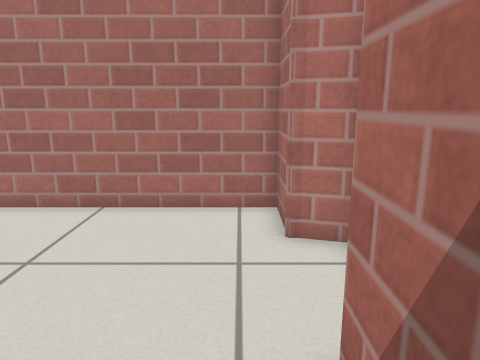
View 1 (above)

19 first-person views from a walk through a world built for the Gazebo simulator. The camera is 0.72 m above the floor, tilts 12° down and sees 70° across. Floor lines are 1 m apart. The floor is counted in squares, 0.25 m on a side. Each view is taken from the middle of a square. On the plan, view 1 faces up. The plan holds only what a view shows up to about 20 squares ahead; the rest is blank. The place goes on beyond the plan. Gazebo's built-in surfaces are drawn with simple patterns.

View 2
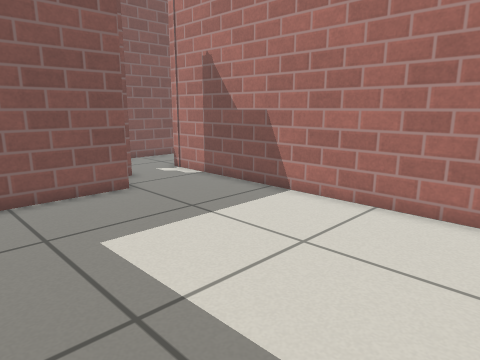

View 3
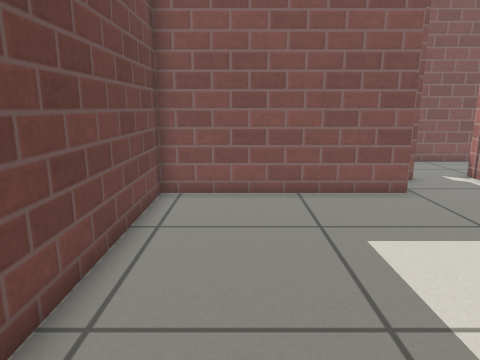

View 4
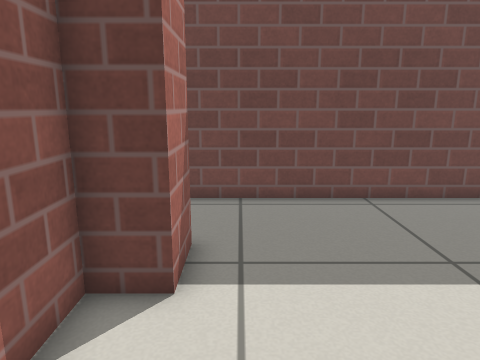

View 5
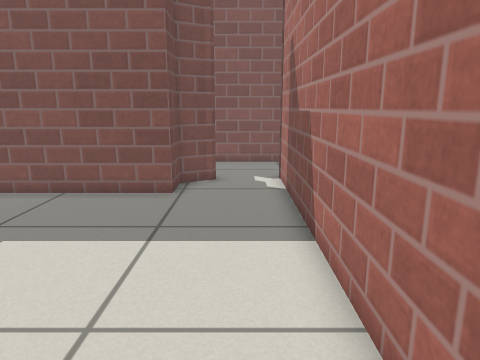

View 6
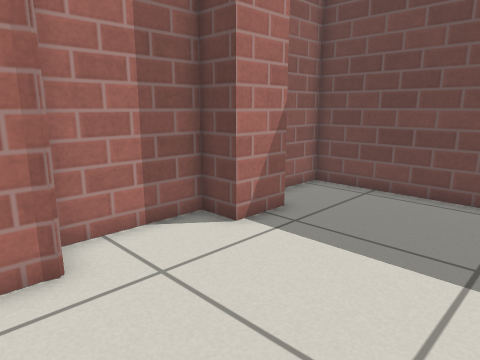

View 7
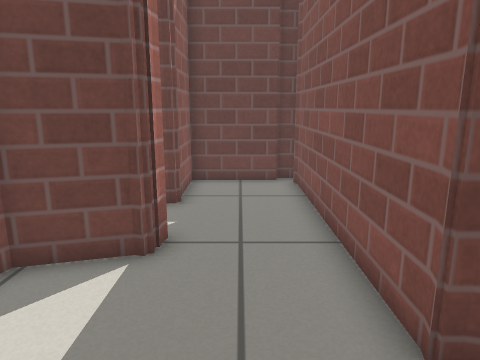

View 8
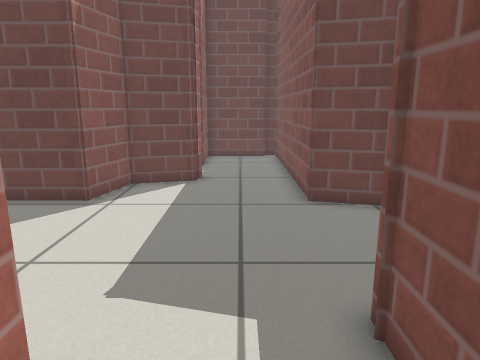

View 9
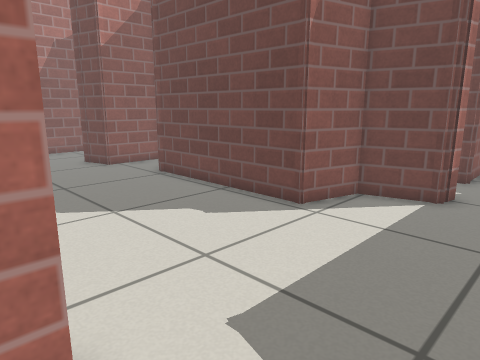

View 10
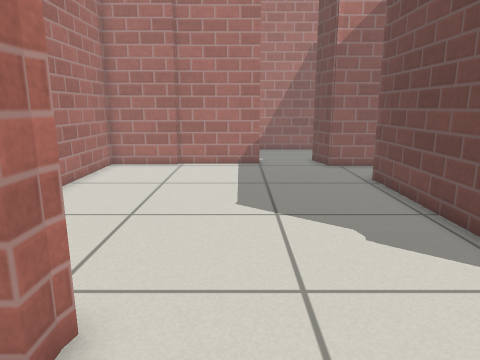

View 11
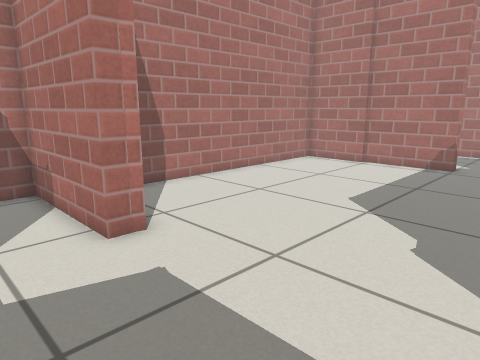

View 12
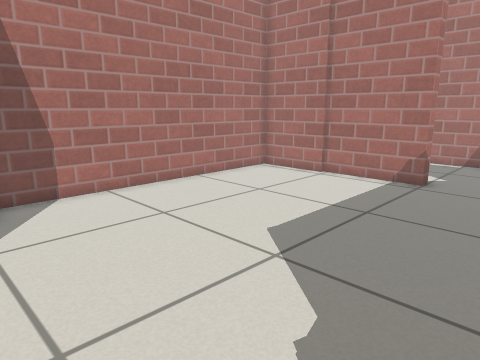

View 13
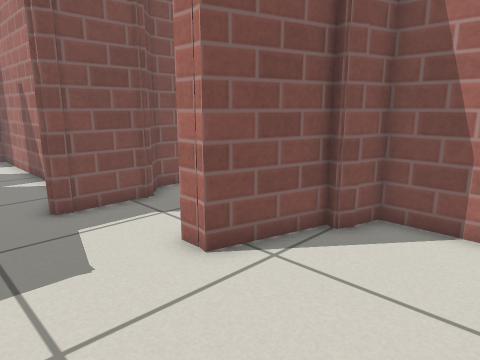

View 14
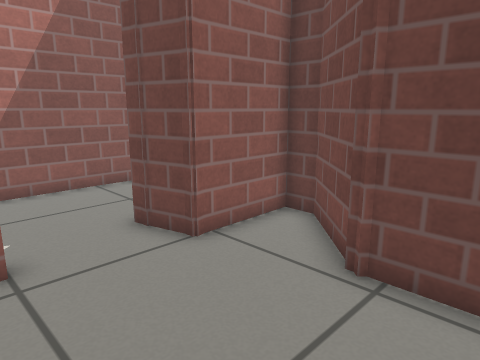

View 15
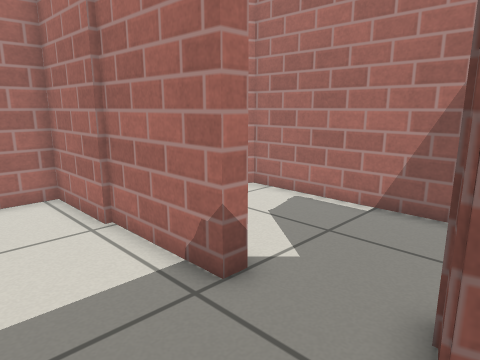

View 16
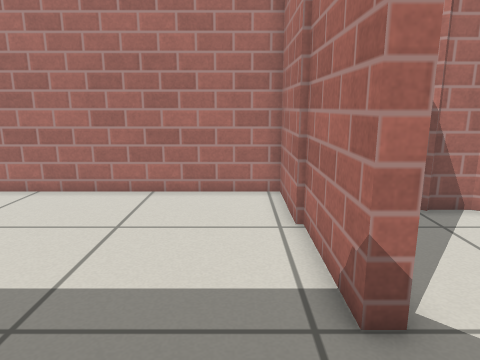

View 17
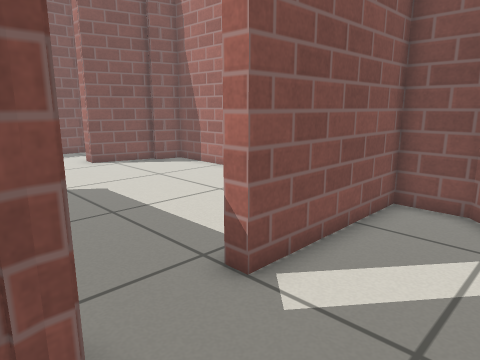

View 18
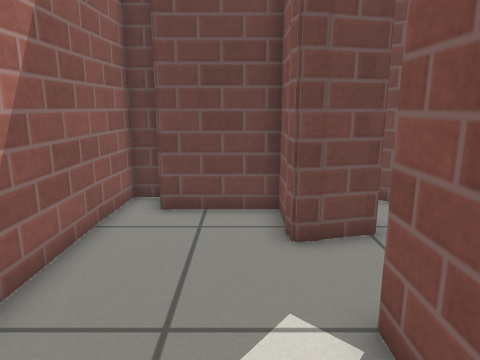

View 19
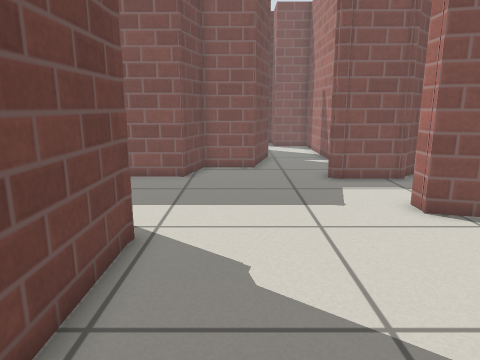

### Floor plan
Points are (right, up) in squares from view 1. A wall is a line through its corners. A room is listed if a view was taken in it or the views show most of it. See-through windows are left out.
Room 1 (views 1, 2, 3, 4, 5, 6)
walls: (-14.1, 6.9) (-13.6, 6.9) (-12.9, 5.7) (-11.4, 5.7) (-11.4, -2.7) (2.4, -2.7) (2.4, -0.6); (-14.3, 6.7) (-13.7, 7); (1, 1) (1, 3.1) (2.4, 3.1) (2.4, 7) (1, 7.3) (1, 9.7) (-14.3, 9.7) (-14.3, 10.5); (-14.4, 9.7) (-14.2, 10.6); (-17.5, 3.5) (-14, 3.5) (-14, 6.1); (-18.2, 11.4) (-18.2, 4)
ways out: opening at (-16, 10.5) to room 2
Room 2 (views 7, 8, 9, 10, 11)
walls: (-17.7, 20.2) (-18, 19.6); (-17.8, 22.4) (-17.8, 19.8); (-14, 21.2) (-14, 26.5); (-18.8, 24.5) (-18.8, 23.6) (-17.6, 22.4); (-20.6, 14.3) (-18.2, 13.6) (-18.2, 11.4); (-14.3, 10.5) (-11.8, 11.2) (-11.6, 12.2)
ways out: opening at (-16, 10.5) to room 1; opening at (-13.5, 16.5) to room 3
Room 3 (views 12, 13, 14, 15, 16, 19)
walls: (-3.6, 13.8) (-1.1, 11.2) (-0.1, 11.2) (-0.1, 14.6); (-13.4, 21.2) (-14, 21.2); (-11.6, 24.7) (-11.9, 24.2) (-12.2, 24.3) (-13.1, 21.1) (-13.5, 21.2); (0.6, 18) (0.6, 22.2); (0.4, 22.1) (0.4, 25.6) (-11.5, 25.6) (-11.8, 24.2); (-11.6, 12.2) (-11.2, 13.6) (-3.6, 13.6); (0.1, 14.4) (1.3, 14.7); (0, 14.1) (-0.2, 14.6)
ways out: opening at (-13.5, 16.5) to room 2; opening at (1, 16.5) to room 4
Room 4 (views 17, 18)
walls: (1.5, 14.8) (1.9, 14.9) (1.9, 12.5) (5.4, 12.5); (1.2, 14.9) (1.8, 14.9) (2, 14.4); (3.2, 24.4) (1.2, 24.4) (1.2, 18) (0.6, 18); (5.5, 11.2) (6.6, 11.2) (6.6, 22.8) (5.6, 23.4) (4.4, 23.4)
ways out: opening at (1, 16.5) to room 3

Where each view was taken, in squares from view 1:
view 1: 0 up, 0 right, facing up
view 2: 0 up, 0 right, facing up-left
view 3: 0 up, 0 right, facing left
view 4: 8 up, 0 right, facing down
view 5: 8 up, 0 right, facing left
view 6: 9 up, 5 left, facing down-right
view 7: 17 up, 16 left, facing down
view 8: 24 up, 16 left, facing down
view 9: 22 up, 17 left, facing down-right
view 10: 19 up, 17 left, facing right
view 11: 14 up, 17 left, facing up-right
view 12: 14 up, 13 left, facing up-right
view 13: 17 up, 8 left, facing up-left
view 14: 19 up, 6 left, facing down-right
view 15: 14 up, 3 left, facing up-right
view 16: 14 up, 1 left, facing up
view 17: 14 up, 5 right, facing up-left
view 18: 22 up, 3 right, facing down
view 19: 16 up, 4 left, facing left
